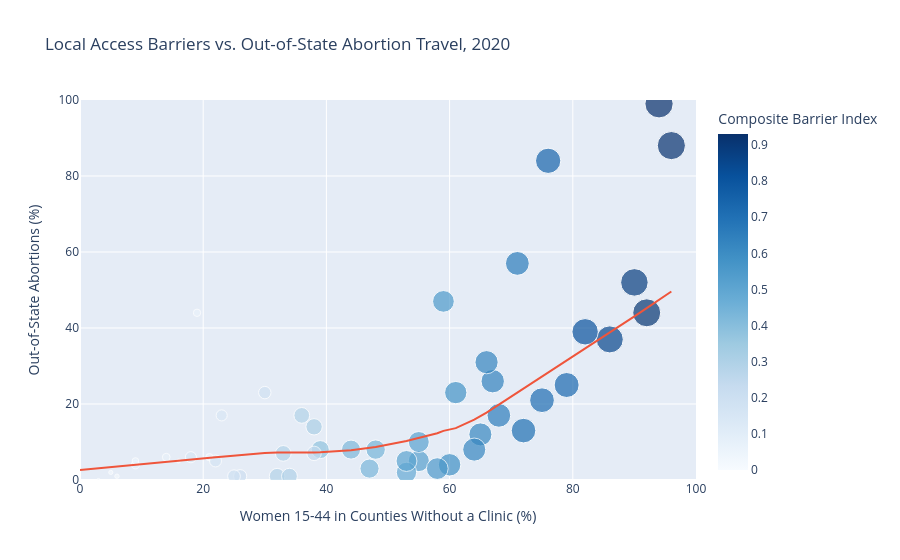

This figure's notebook cell:
### Code cell
fig1 = px.scatter(
    df, x=x_col, y=y_col,
    color='barrier_index', size='barrier_index', size_max=20,
    color_continuous_scale='Blues', trendline='lowess',
    title='Local Access Barriers vs. Out-of-State Abortion Travel, 2020',
    labels={
        x_col: 'Women 15-44 in Counties Without a Clinic (%)',
        y_col: 'Out-of-State Abortions (%)',
        'barrier_index': 'Composite Barrier Index'
    }
)
fig1.update_layout(xaxis_range=[0,100], yaxis_range=[0,100])
fig1.show()

### Figure 1 — Plotly figure (JSON) as saved in the notebook; plotly's stock layout.template omitted (floating-point values rounded to 4 significant figures)
{"data": [{"hovertemplate": "Women 15-44 in Counties Without a Clinic (%)=%{x}<br>Out-of-State Abortions (%)=%{y}<br>Composite Barrier Index=%{marker.color}<extra></extra>", "legendgroup": "", "marker": {"color": [0.5487, 0.2871, 0.144, 0.8514, 0.0114, 0.2002, 0.0, 0.0627, 0.0, 0.1875, 0.5225, 0.02, 0.6365, 0.2848, 0.627, 0.6175, 0.588, 0.8118, 0.7125, 0.0192, 0.1426, 0.07, 0.2924, 0.551, 0.9108, 0.9306, 0.4277, 0.3783, 0.0792, 0.18, 0.0609, 0.4368, 0.0222, 0.4823, 0.7056, 0.5115, 0.5088, 0.165, 0.3116, 0.288, 0.6603, 0.7448, 0.5795, 0.4224, 0.6208, 0.2432, 0.7268, 0.0504, 0.882, 0.6528, 0.9216], "coloraxis": "coloraxis", "size": [0.5487, 0.2871, 0.144, 0.8514, 0.0114, 0.2002, 0.0, 0.0627, 0.0, 0.1875, 0.5225, 0.02, 0.6365, 0.2848, 0.627, 0.6175, 0.588, 0.8118, 0.7125, 0.0192, 0.1426, 0.07, 0.2924, 0.551, 0.9108, 0.9306, 0.4277, 0.3783, 0.0792, 0.18, 0.0609, 0.4368, 0.0222, 0.4823, 0.7056, 0.5115, 0.5088, 0.165, 0.3116, 0.288, 0.6603, 0.7448, 0.5795, 0.4224, 0.6208, 0.2432, 0.7268, 0.0504, 0.882, 0.6528, 0.9216], "sizemode": "area", "sizeref": 0.002327, "symbol": "circle"}, "mode": "markers", "name": "", "orientation": "v", "showlegend": false, "type": "scatter", "x": [59, 33, 18, 86, 3, 26, 0, 19, 0, 25, 55, 5, 67, 32, 66, 65, 60, 82, 75, 16, 23, 14, 34, 58, 92, 94, 47, 39, 9, 30, 21, 48, 6, 53, 72, 55, 53, 22, 38, 36, 71, 76, 61, 44, 64, 38, 79, 9, 90, 68, 96], "xaxis": "x", "y": [47, 7, 6, 37, 0, 1, 6, 44, 45, 1, 5, 2, 26, 1, 31, 12, 4, 39, 21, 5, 17, 6, 1, 3, 44, 99, 3, 8, 4, 23, 6, 8, 1, 2, 13, 10, 5, 5, 14, 17, 57, 84, 23, 8, 8, 7, 25, 5, 52, 17, 88], "yaxis": "y"}, {"hovertemplate": "<b>LOWESS trendline</b><br><br>Women 15-44 in Counties Without a Clinic (%)=%{x}<br>Out-of-State Abortions (%)=%{y} <b>(trend)</b><extra></extra>", "legendgroup": "", "marker": {"symbol": "circle"}, "mode": "lines", "name": "", "showlegend": false, "type": "scatter", "x": [0, 0, 3, 5, 6, 9, 9, 14, 16, 18, 19, 21, 22, 23, 25, 26, 30, 32, 33, 34, 36, 38, 38, 39, 44, 47, 48, 53, 53, 55, 55, 58, 59, 60, 61, 64, 65, 66, 67, 68, 71, 72, 75, 76, 79, 82, 86, 90, 92, 94, 96], "xaxis": "x", "y": [2.601, 2.601, 3.086, 3.406, 3.564, 4.033, 4.033, 4.794, 5.092, 5.389, 5.536, 5.831, 5.978, 6.126, 6.424, 6.574, 7.084, 7.224, 7.182, 7.194, 7.217, 7.267, 7.267, 7.304, 7.815, 8.442, 8.681, 10.24, 10.24, 10.99, 10.99, 12.3, 12.93, 13.27, 13.65, 15.91, 16.73, 17.75, 18.79, 19.84, 22.99, 24.03, 27.17, 28.21, 31.35, 34.5, 38.75, 43.05, 45.22, 47.41, 49.61], "yaxis": "y"}], "layout": {"coloraxis": {"colorbar": {"title": {"text": "Composite Barrier Index"}}, "colorscale": [[0, "rgb(247,251,255)"], [0.125, "rgb(222,235,247)"], [0.25, "rgb(198,219,239)"], [0.375, "rgb(158,202,225)"], [0.5, "rgb(107,174,214)"], [0.625, "rgb(66,146,198)"], [0.75, "rgb(33,113,181)"], [0.875, "rgb(8,81,156)"], [1, "rgb(8,48,107)"]]}, "legend": {"itemsizing": "constant", "tracegroupgap": 0}, "title": {"text": "Local Access Barriers vs. Out-of-State Abortion Travel, 2020"}, "xaxis": {"anchor": "y", "domain": [0, 1], "range": [0, 100], "title": {"text": "Women 15-44 in Counties Without a Clinic (%)"}}, "yaxis": {"anchor": "x", "domain": [0, 1], "range": [0, 100], "title": {"text": "Out-of-State Abortions (%)"}}}}
